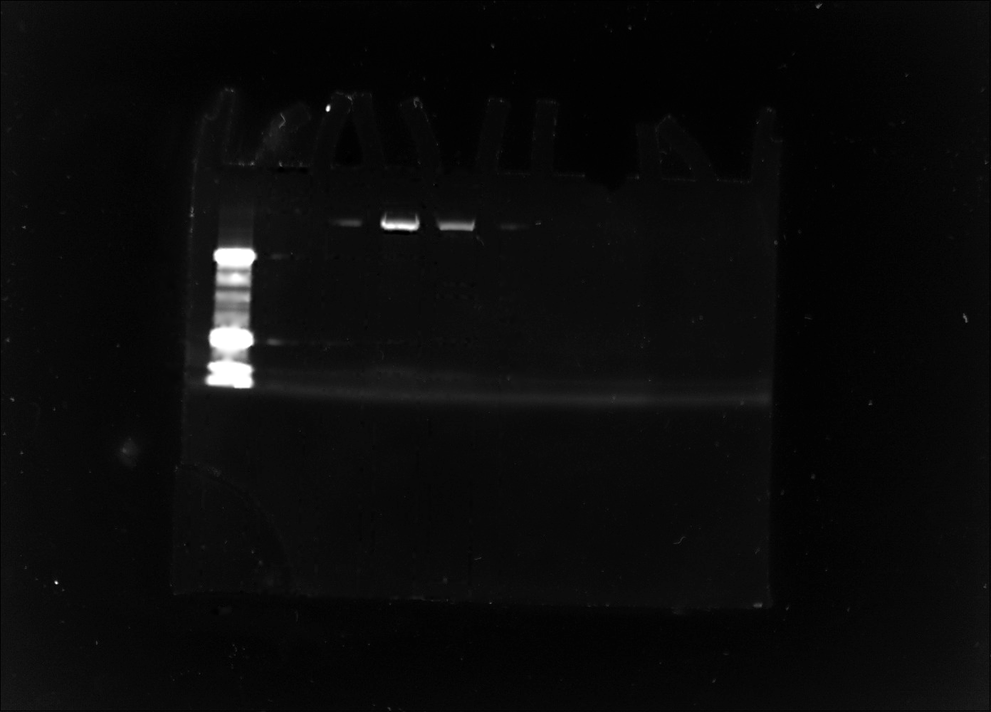
#> input picture Liena_SDS_Page_clean/gel_images/ChemEng UGlab. User 2026-09-22 16hr 29min.png, 991 x 712 px, shrunk from 1392 x 1000 before the run
$ python clean_gel.py '../gel_images/ChemEng UGlab. User 2026-09-22 16hr 29min.png' '../gel_images/ChemEng UGlab. User 2026-09-23 11hr 37min.png' out.png
#> lines starting #> are read from the running program, lines starting #| are printed output that depends on the picture; after the words box and inside, x2 and y2 are one past the last pixel; in counts of white or black regions, pixels touching at a corner belong together
"""Remove Image Lab lane/band annotations from a report gel image.

Overlays drawn by Image Lab on the report image:
  * blue lane frames, lane boundaries, lane numbers and "Std" label
  * magenta band lines
  * black molecular-weight labels and ticks beside the lane frame
  * red (white-edged) highlight on saturated pixels

Two report colour schemes are handled:
  * grayscale (Coomassie / white light): gray pixels are gel, coloured
    pixels are overlay.
  * "Stain Free" colormap (cyan ramp): luma is proportional to intensity
    and chroma follows the ramp, so pixels off the ramp are overlay.
    Saturated (red/white) pixels are set to full white, as in the raw scan.
Masked pixels are filled by biharmonic inpainting from the surrounding gel.
The output is grayscale: as displayed for grayscale reports, white bands on
black for stain-free reports.
"""
import sys

import numpy as np
from PIL import Image
from scipy import ndimage as ndi
from skimage.restoration import inpaint_biharmonic

# Stain Free colormap: Cb ~ CB_RAMP*Y, Cr ~ CR_RAMP*Y, and Y = STAINFREE_MAX_Y
# at full scale (fitted against the raw .scn scan of the 14 Oct gel)
CB_RAMP, CR_RAMP, STAINFREE_MAX_Y = 0.533, -0.519, 146.0
# Chroma above which a pixel's luma is taken as overlay. Tuned against the raw
# scans of 23 Sep (grayscale) and 14 Oct (stain-free): lower values mask gel
# luma under the JPEG chroma fringe (stained bands lose contrast), higher
# values leave faint line edges.
MASK_THR = 30


def load_ycbcr(path):
    im = Image.open(path)
#> im is the input picture: PIL image 991x712 L; min 0, max 255, mean 10.7
    im.draft("YCbCr", im.size)  # decoded YCbCr, no RGB round trip
    ycc = np.asarray(im.convert("YCbCr")).astype(float)
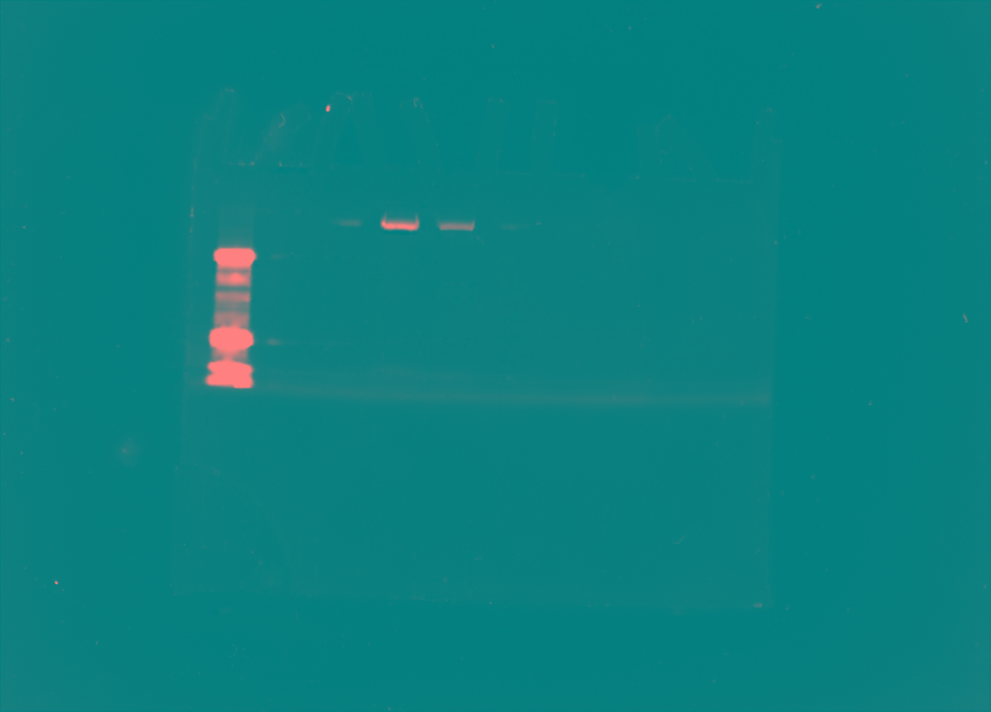
#> ycc: shape (712, 991, 3) float64; mean R, G, B 10.7, 128, 128
    return ycc[..., 0], ycc[..., 1] - 128, ycc[..., 2] - 128


def is_stain_free(y, cb, cr):
    # the cyan ramp has strongly negative Cr on anything above black
    lit = y > 10
    return np.median(cr[lit] / y[lit]) < CR_RAMP / 2


def frame_lines(blue):
    """Outer lane frame: column spans (incl. JPEG bleed) of its left and right
    vertical lines, and its top and bottom rows."""
    lab, n = ndi.label(ndi.binary_dilation(blue, iterations=2))
    sizes = ndi.sum(np.ones_like(lab), lab, range(1, n + 1))
    frame = (lab == (np.argmax(sizes) + 1)) & blue
    rows = np.where(frame.any(1))[0]
    y0, y1 = rows.min(), rows.max()
    xs = np.where(frame.sum(0) > 0.5 * (y1 - y0))[0]
    breaks = np.where(np.diff(xs) > 1)[0]
    left = (xs[0], xs[breaks[0]] if len(breaks) else xs[-1])
    right = (xs[breaks[-1] + 1] if len(breaks) else xs[0], xs[-1])
    return left, right, y0, y1


def label_mask(y, left, right, y0, y1, stain_free):
    """Black MW labels/ticks in the columns left and right of the frame."""
    bg = ndi.median_filter(y, size=31)
    if stain_free:  # black text on a near-black background
        dark = (y < 2.5) & (y < bg - 2.5)
    else:
        dark = (y < bg - 45) & (y < 0.6 * bg)
    # ticks touch the frame line, so reach a few px past it
    side = np.zeros_like(dark)
    side[max(y0 - 15, 0):y1 + 15, max(left[0] - 60, 0):left[1] + 3] = True
    side[max(y0 - 15, 0):y1 + 15, right[0] - 2:right[1] + 60] = True
    # the blue frame line is dark too; drop it so ticks stay separate blobs
    side[:, left[0] - 1:left[1] + 2] = side[:, right[0] - 1:right[1] + 2] = False
    text = dark & side
    lab, n = ndi.label(text, structure=np.ones((3, 3)))
    mask = np.zeros_like(text)
    pad = 3  # covers anti-aliasing and JPEG ringing around the glyphs
    for i, sl in enumerate(ndi.find_objects(lab), start=1):
        h = sl[0].stop - sl[0].start
        w = sl[1].stop - sl[1].start
        big_enough = (lab[sl] == i).sum() >= 4  # not JPEG noise
        if h <= 30 and w <= 60 and big_enough:  # overlapping labels merge
            xa, xb = max(sl[1].start - pad, 0), sl[1].stop + pad
            # ticks run onto the frame line: carry them across it
            if xb >= left[0] - 1 and xa < left[0]:
                xb = left[1] + 3
            if xa <= right[1] + 1 and xb > right[1]:
                xa = right[0] - 3
            mask[max(sl[0].start - pad, 0):sl[0].stop + pad, xa:xb] = True
    return mask


def analyse(path, mask_thr=MASK_THR):
    """Gel value in [0, 1], overlay mask and lane frame of a report image.

    Band lines (magenta) cross stained bands, so only pixels whose chroma
    exceeds mask_thr are masked: JPEG spreads the overlay's colour (4:2:0
    chroma) further than its luma, and the luma of those fringe pixels is
    still the gel's. On the stain-free ramp, thin blue lane/frame lines keep
    too little excess chroma for that, so there blue is masked down to the
    detection threshold.
    """
    y, cb, cr = load_ycbcr(path)
#> cb: shape (712, 991) float64; every value is 0
    stain_free = is_stain_free(y, cb, cr)
#> in is_stain_free, `lit = y > 10`:
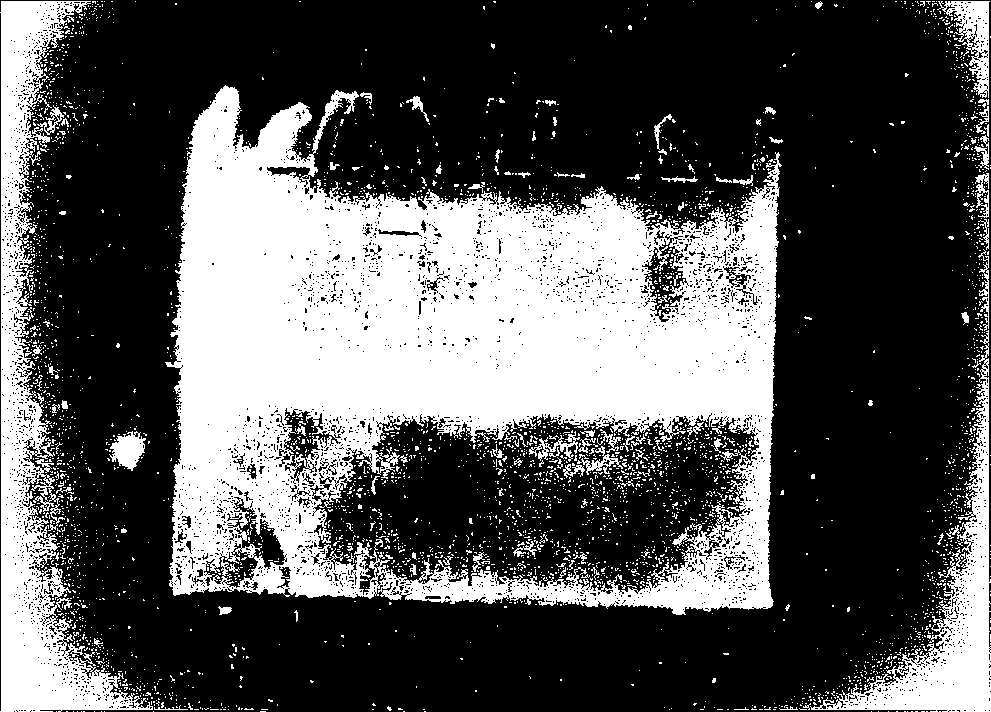
#> lit: shape (712, 991) bool; 33.9% white; 3694 white regions (3582 under 20 px), largest, box (x1, y1, x2, y2) and area: (165, 85, 782, 615) 175399, (0, 1, 153, 712) 29705, (810, 330, 991, 712) 13245
#> stain_free = False
    if stain_free:
        dcb, dcr = cb - CB_RAMP * y, cr - CR_RAMP * y
        value = np.clip(y / STAINFREE_MAX_Y, 0, 1)
        saturated = ((cr > 50) & (cb < 0)) | (y > 165)  # red fill, white edge
        value[saturated] = 1.0
        detect_thr = 20
    else:
        dcb, dcr = cb, cr
        value = y / 255.0
        saturated = np.zeros_like(y, bool)
        detect_thr = 14
    chroma = np.hypot(dcb, dcr)

    # blue overlay: excess Cb, little excess Cr (on the stain-free ramp a blue
    # line's own luma shows as up to ~+8); magenta/red have excess Cr > 50
    blue = (chroma > detect_thr) & (dcb > 12) & (dcr < 12)
#> blue: shape (712, 991) bool; every value is 0
    left, right, y0, y1 = frame_lines(blue)
#> in frame_lines, `lab, n = ndi.label(ndi.binary_dilation(blue, iterations=2))`: lab: shape (712, 991) int32; every value is 0
#> in frame_lines, `lab, n = ndi.label(ndi.binary_dilation(blue, iterations=2))`: n = 0
#> in frame_lines, `sizes = ndi.sum(np.ones_like(lab), lab, range(1, n + 1))`: sizes = empty array

    mask = chroma > mask_thr
    if stain_free:
        mask |= blue
    mask |= label_mask(y, left, right, y0, y1, stain_free)
    mask &= ~saturated  # saturated pixels are known: full intensity
    return value, mask, (left[0], y0, right[1], y1)


def clean(path, **kw):
    value, mask, frame = analyse(path, **kw)
    out = inpaint_biharmonic(value, mask)
    return (np.clip(out, 0, 1) * 255).round().astype(np.uint8), mask, frame


def clean_merged(paths, **kw):
    """Clean several reports of the same scan (different lane/band analyses):
    a pixel is only inpainted where every report's overlay covers it."""
    values, masks, frames = zip(*(analyse(p, **kw) for p in paths))
    known = ~np.array(masks)
    count = known.sum(0)
    value = (np.array(values) * known).sum(0) / np.maximum(count, 1)
    mask = count == 0
    out = inpaint_biharmonic(value, mask)
    return (np.clip(out, 0, 1) * 255).round().astype(np.uint8), mask, frames[0]


if __name__ == "__main__":
    src, dst = sys.argv[1], sys.argv[2]
#> (the run stopped early here; a loop or call above may not have finished)

$ run again, on Liena_SDS_Page_clean/gel_images/ChemEng UGlab. User 2026-10-14 14hr 54min.png
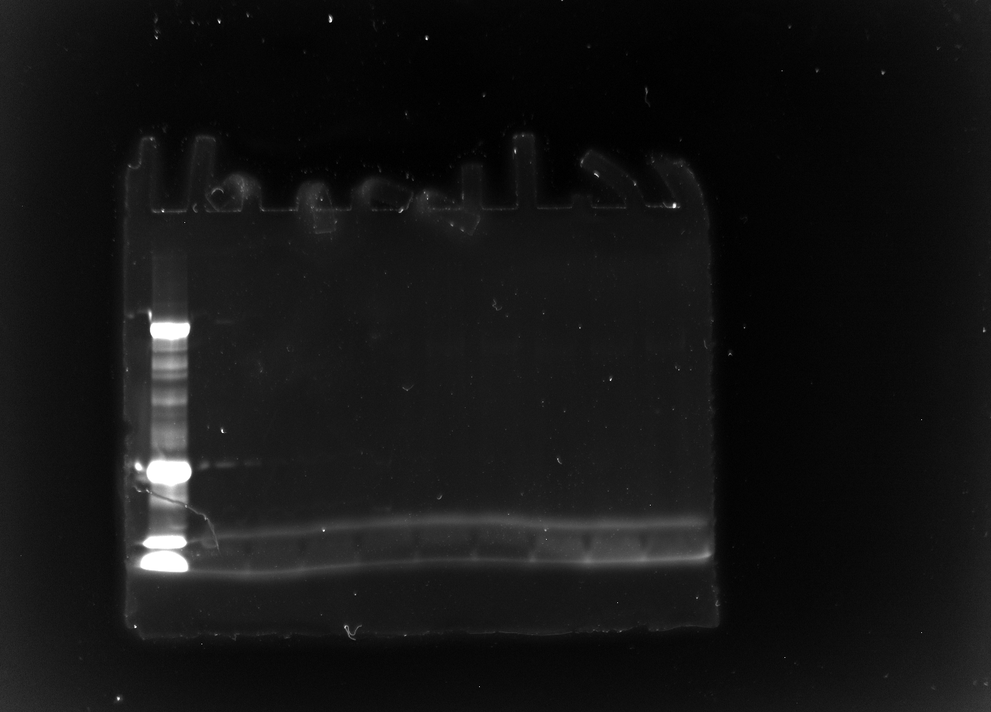
#> input picture Liena_SDS_Page_clean/gel_images/ChemEng UGlab. User 2026-10-14 14hr 54min.png, 991 x 712 px, shrunk from 1392 x 1000 before the run
#> in load_ycbcr, im is the input picture: PIL image 991x712 L; min 0, max 255, mean 20.7
#> in load_ycbcr, `ycc = np.asarray(im.convert("YCbCr")).astype(float)`:
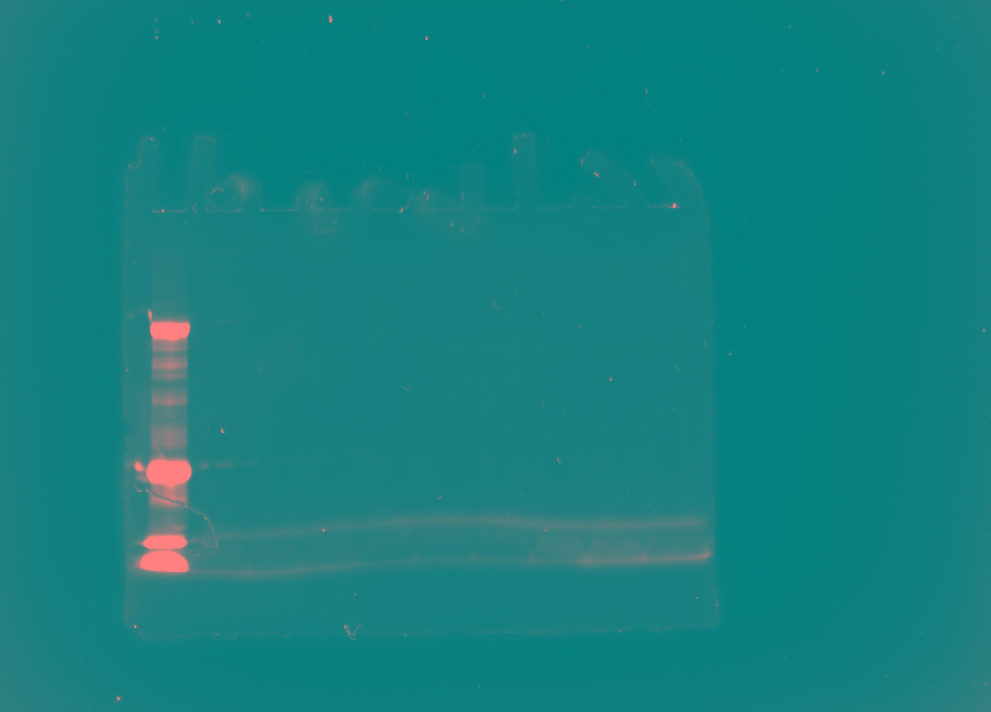
#> ycc: shape (712, 991, 3) float64; mean R, G, B 20.7, 128, 128
#> cb: shape (712, 991) float64; every value is 0
#> in is_stain_free, `lit = y > 10`:
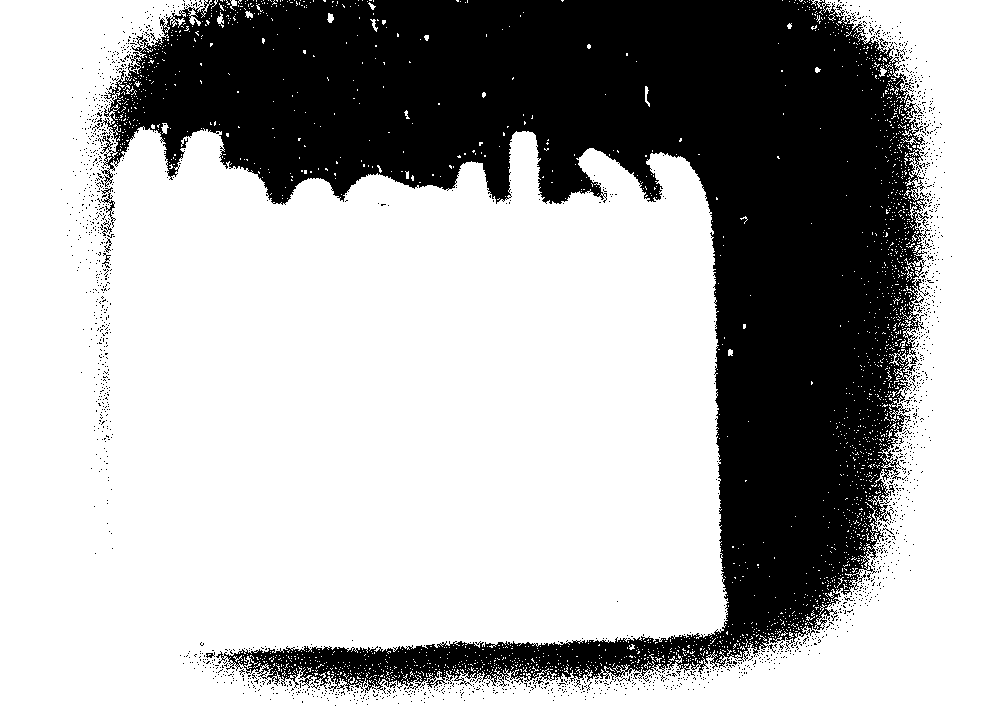
#> lit: shape (712, 991) bool; 68% white; 1953 black regions (1943 under 20 px), largest, box (x1, y1, x2, y2) and area: (100, 0, 930, 694) 221465, (101, 187, 116, 228) 133, (102, 221, 112, 236) 48
#> stain_free = False
#> blue: shape (712, 991) bool; every value is 0
#> lab: shape (712, 991) int32; every value is 0
#> n = 0
#> sizes = empty array

$ run again, on Liena_SDS_Page_clean/gel_images/ChemEng UGlab. User 2026-10-15 12hr 54min.png
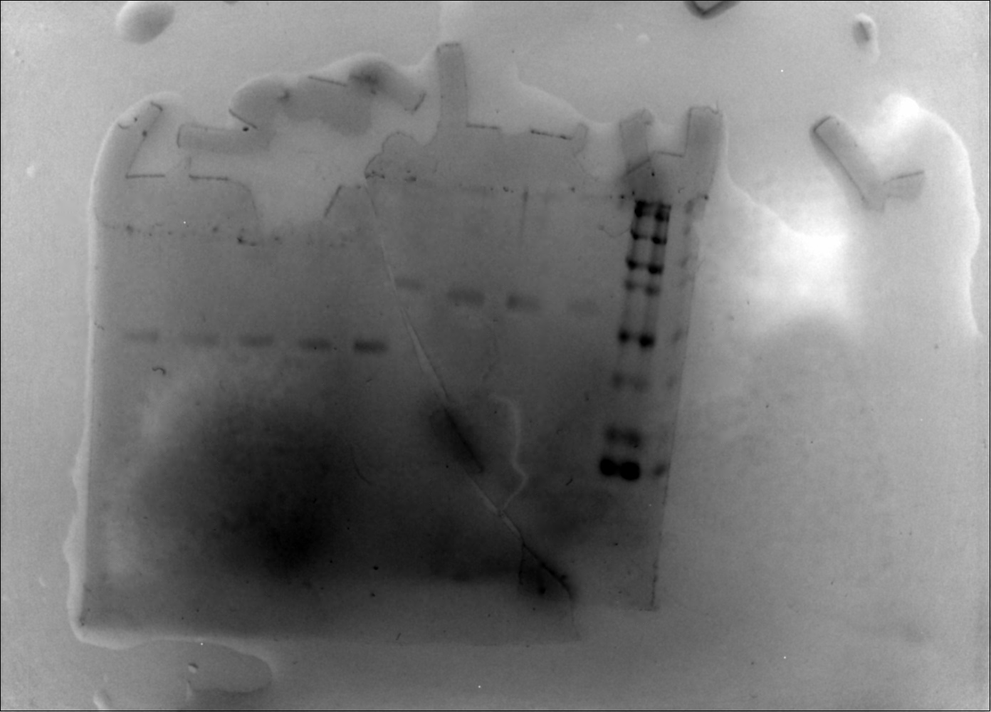
#> input picture Liena_SDS_Page_clean/gel_images/ChemEng UGlab. User 2026-10-15 12hr 54min.png, 991 x 712 px, shrunk from 1392 x 1000 before the run
#> in load_ycbcr, im is the input picture: PIL image 991x712 L; min 0, max 255, mean 123.8
#> in load_ycbcr, `ycc = np.asarray(im.convert("YCbCr")).astype(float)`:
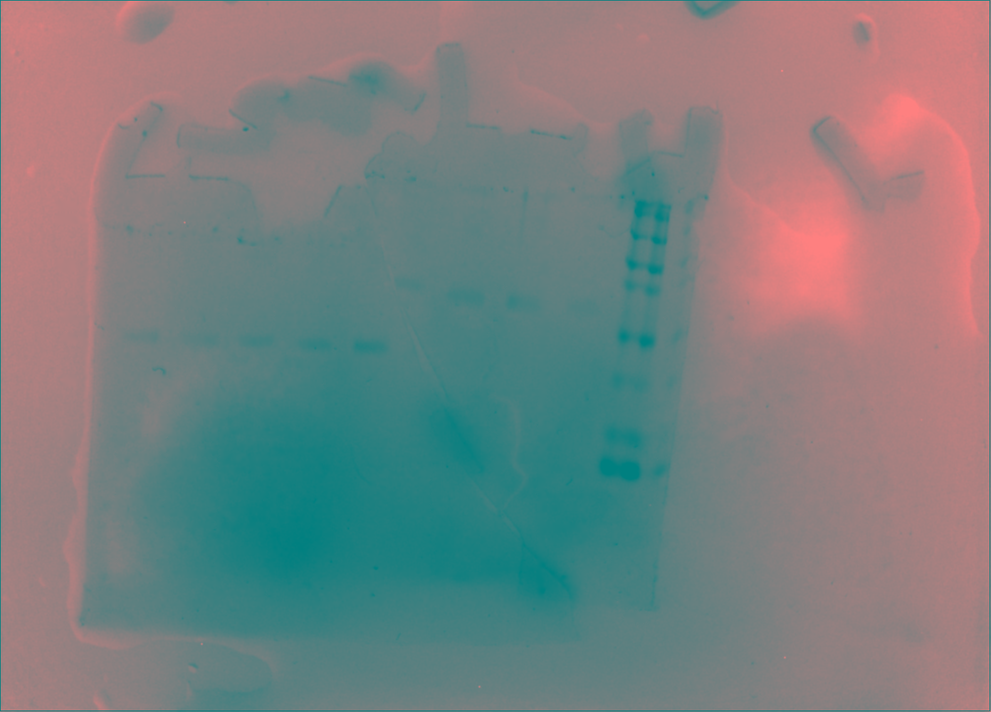
#> ycc: shape (712, 991, 3) float64; mean R, G, B 123.8, 128, 128
#> cb: shape (712, 991) float64; every value is 0
#> in is_stain_free, `lit = y > 10`:
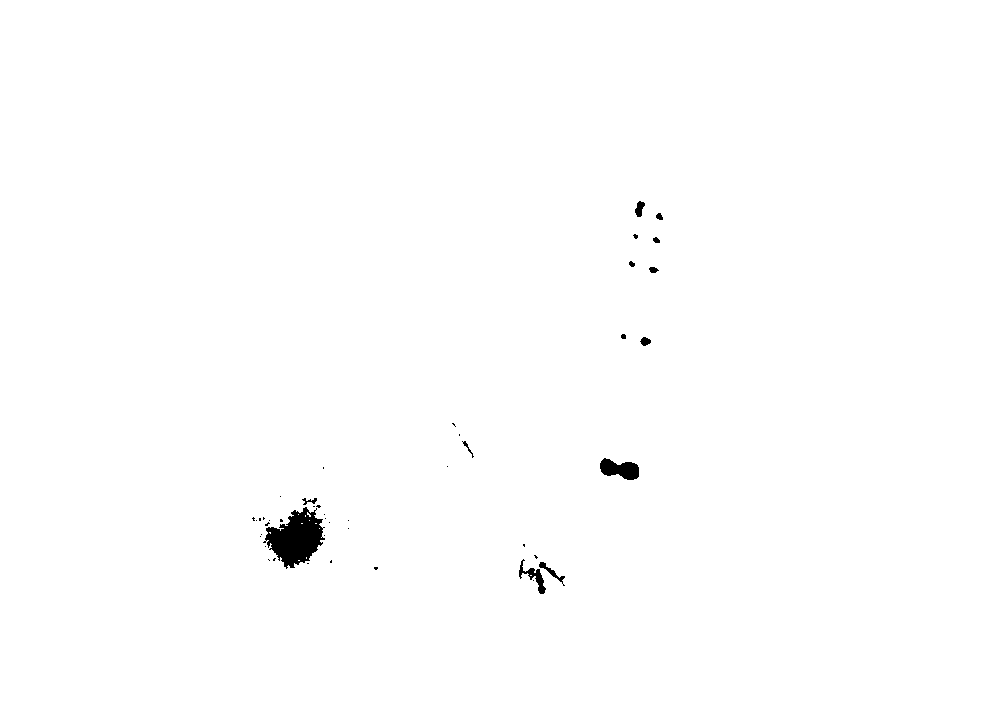
#> lit: shape (712, 991) bool; 99.5% white; 45 black regions (32 under 20 px), largest, box (x1, y1, x2, y2) and area: (263, 507, 325, 569) 2161, (600, 458, 639, 480) 560, (519, 559, 546, 594) 271
#> stain_free = False
#> blue: shape (712, 991) bool; every value is 0
#> lab: shape (712, 991) int32; every value is 0
#> n = 0
#> sizes = empty array
